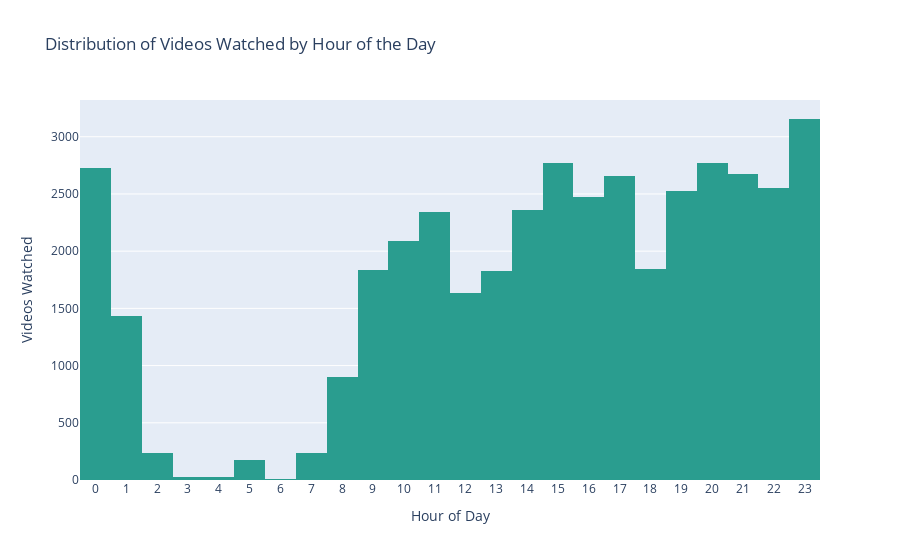

Notebook code cell kept with this figure:
### Code cell
file_path = "Data/watch_data_eng.csv"
df = pd.read_csv(file_path)

# Extract Watch Hour
df['Watch Hour'] = pd.to_datetime(df['Watch Hour'], format='%H:%M:%S', errors='coerce').dt.hour

# Create a histogram for hours of the day
fig = px.histogram(df, x='Watch Hour',
                   title="Distribution of Videos Watched by Hour of the Day",
                   labels={'Watch Hour': 'Hour of Day', 'count': 'Number of Videos Watched'},
                   nbins=24, color_discrete_sequence=['#2A9D8F'])  # A clean green color

# Update layout for better visuals
fig.update_layout(xaxis=dict(tickmode='linear', dtick=1), yaxis_title="Videos Watched")
fig.show()

### Figure 1 — Plotly figure (JSON) as saved in the notebook; plotly's stock layout.template omitted (floating-point values rounded to 4 significant figures; data arrays with more than 128 entries replaced by an {"elided": "..."} marker saying what was removed)
{"data": [{"alignmentgroup": "True", "bingroup": "x", "hovertemplate": "Hour of Day=%{x}<br>count=%{y}<extra></extra>", "legendgroup": "", "marker": {"color": "#2A9D8F", "pattern": {"shape": ""}}, "name": "", "nbinsx": 24, "offsetgroup": "", "orientation": "v", "showlegend": false, "type": "histogram", "x": {"elided": "41280 int values"}, "xaxis": "x", "yaxis": "y"}], "layout": {"barmode": "relative", "legend": {"tracegroupgap": 0}, "title": {"text": "Distribution of Videos Watched by Hour of the Day"}, "xaxis": {"anchor": "y", "domain": [0, 1], "dtick": 1, "tickmode": "linear", "title": {"text": "Hour of Day"}}, "yaxis": {"anchor": "x", "domain": [0, 1], "title": {"text": "Videos Watched"}}}}
